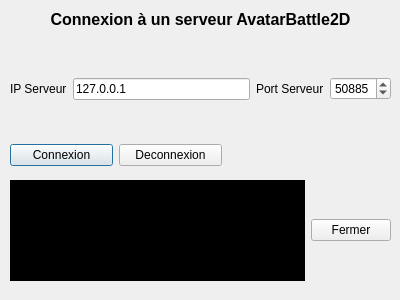
<?xml version="1.0" encoding="UTF-8"?>
<ui version="4.0">
 <class>connectWin</class>
 <widget class="QDialog" name="connectWin">
  <property name="geometry">
   <rect>
    <x>0</x>
    <y>0</y>
    <width>400</width>
    <height>300</height>
   </rect>
  </property>
  <property name="windowTitle">
   <string>Connexion AvatarBattle2D</string>
  </property>
  <widget class="QWidget" name="horizontalLayoutWidget">
   <property name="geometry">
    <rect>
     <x>10</x>
     <y>50</y>
     <width>381</width>
     <height>78</height>
    </rect>
   </property>
   <layout class="QHBoxLayout" name="horizontalLayout_2">
    <item>
     <widget class="QLabel" name="label">
      <property name="text">
       <string>IP Serveur</string>
      </property>
     </widget>
    </item>
    <item>
     <widget class="QLineEdit" name="serveurIP">
      <property name="text">
       <string>127.0.0.1</string>
      </property>
     </widget>
    </item>
    <item>
     <widget class="QLabel" name="label_2">
      <property name="text">
       <string>Port Serveur</string>
      </property>
     </widget>
    </item>
    <item>
     <widget class="QSpinBox" name="serveurPort">
      <property name="minimum">
       <number>0</number>
      </property>
      <property name="maximum">
       <number>65000</number>
      </property>
      <property name="value">
       <number>50885</number>
      </property>
     </widget>
    </item>
   </layout>
  </widget>
  <widget class="QLabel" name="label_3">
   <property name="geometry">
    <rect>
     <x>40</x>
     <y>10</y>
     <width>321</width>
     <height>20</height>
    </rect>
   </property>
   <property name="text">
    <string>&lt;html&gt;&lt;head/&gt;&lt;body&gt;&lt;p align=&quot;center&quot;&gt;&lt;span style=&quot; font-size:12pt; font-weight:600;&quot;&gt;Connexion à un serveur AvatarBattle2D&lt;/span&gt;&lt;/p&gt;&lt;/body&gt;&lt;/html&gt;</string>
   </property>
  </widget>
  <widget class="QWidget" name="horizontalLayoutWidget_2">
   <property name="geometry">
    <rect>
     <x>10</x>
     <y>140</y>
     <width>212</width>
     <height>31</height>
    </rect>
   </property>
   <layout class="QHBoxLayout" name="horizontalLayout_3">
    <item>
     <widget class="QPushButton" name="boutonConnexion">
      <property name="text">
       <string>Connexion</string>
      </property>
     </widget>
    </item>
    <item>
     <widget class="QPushButton" name="boutonDeconnexion">
      <property name="text">
       <string>Deconnexion</string>
      </property>
     </widget>
    </item>
   </layout>
  </widget>
  <widget class="QWidget" name="horizontalLayoutWidget_3">
   <property name="geometry">
    <rect>
     <x>10</x>
     <y>180</y>
     <width>381</width>
     <height>101</height>
    </rect>
   </property>
   <layout class="QHBoxLayout" name="horizontalLayout_4">
    <item>
     <widget class="QTextEdit" name="messageList">
      <property name="enabled">
       <bool>false</bool>
      </property>
      <property name="styleSheet">
       <string notr="true">color: rgb(0, 217, 217);
background-color: rgb(0, 0, 0);</string>
      </property>
     </widget>
    </item>
    <item>
     <widget class="QPushButton" name="boutonFermer">
      <property name="text">
       <string>Fermer</string>
      </property>
     </widget>
    </item>
   </layout>
  </widget>
 </widget>
 <resources/>
 <connections/>
</ui>
